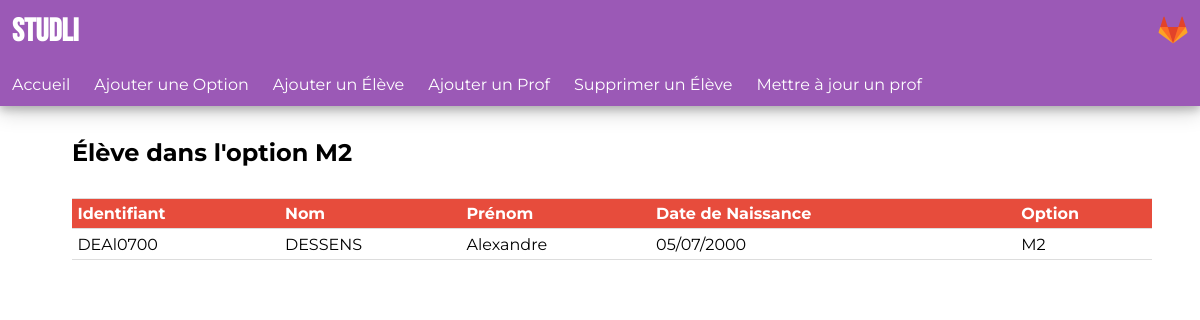
The app's page /students/per_option/M2 with its own data.
### tables this page shows
CREATE TABLE Eleves (
    id_eleve text not null primary key,
    nom_eleve text not null,
    pre_eleve text not null,
    dnd_eleve text not null,
    id_option text not null,
    constraint eleve_fk foreign key (id_option) references Options(id_option)
);

### app.py (the view)
@app.route("/students/per_option/<id>")
def per_option(id):
    data = r.students_per_option(id)
    keys = ["Identifiant", "Nom", "Prénom", "Date de Naissance", "Option"]
    return flask.render_template("display.html", keys=keys, table=data, title="Élève dans l'option "+id)

### backend/db.py (called while the page is built)
    def query(self, query, bindings=[], immediate_commit=True):
        try:
            cur = self.con.cursor()
            cur.execute(query, bindings)
            if immediate_commit: self.con.commit()
        except sqlite3.Error as err:
            print("SQL ERROR:", err)
            return
        results = cur.fetchall()
        json_result = {}
        for idx,row in enumerate(results):
            json_result[idx] = dict(row)
        return json_result

### backend/requests.py (called while the page is built)
def students_per_option(option_id):
    return database.query("select * from Eleves where id_option=?", (option_id,))

### templates/display.html (shortened to what this page needs)
<!DOCTYPE html>
<html>
    <head>
        <link rel="stylesheet" href="/static/style.css" type="text/css" />
    </head>
    <body>
        <header>
            <div id="branding">
                <h1>STUDLI</h1>
                <div id="gitlab"><a href="https://gitlab.com/magnetic2247/pronote_killer"><img src="/static/gitlab.png" alt="gitlab logo" /></a></div>
            </div>
            <nav>
                <ul>
                    <li><a href="/">Accueil</a></li>
                    <li><a href="/write?mode=2">Ajouter une Option</a></li>
                    <li><a href="/write?mode=0">Ajouter un Élève</a></li>
                    <li><a href="/write?mode=1">Ajouter un Prof</a></li>
                    <li><a href="/write?mode=3">Supprimer un Élève</a></li>
                    <li><a href="/write?mode=4">Mettre à jour un prof</a></li>
                </ul>
            </nav>
        </header>
        <section>
            <h2>{{ title }}</h2>
            <table>
                <tr class="keys">
                {% for key in keys %}
                <td>{{ key }}</td>
                {% endfor %}
                </tr>
                {% for x in table.values() %}
                    <tr>
                        {% for y in x.values() %}
                        <td>{{ y }}</td>
                        {% endfor %}
                    </tr>
                {% endfor %}
            </table>
        </section>
    </body>
</html>

### static/style.css (style rules this page uses)
html, body { margin:0; padding:0; width:100%; height:100%; overflow-x: hidden; font-family: 'Montserrat', 'Calibri Light', sans-serif; }
header { background-color: #9b59b6; box-shadow: 0 4px 8px 0 rgba(0, 0, 0, 0.2), 0 6px 20px 0 rgba(0, 0, 0, 0.19); margin: 0; }
header div { display: flex; flex-direction: row; }
header h1 { margin: 0; padding: 1%; color: white; font-family: 'Bebas Neue'; display: inline-block; flex-grow: 5; }
#gitlab { align-self:center; padding-right:1%; }
header img { max-width: 30px; max-height: 30px; }
header nav { margin: 0; }
header ul { margin: 0; padding: 0; list-style-type: none; display: flex; flex-direction: row; width: 100%; }
header li { padding: 1%; }
header a { color:white; text-decoration: none; }
section { display: flex; flex-direction: column; padding: 1%; width: 90%; margin-left: 5%; }
table { width: 100%; border-collapse: collapse; margin-top: 1%; padding: .5%; }
tr,td { border-bottom: 1px solid #ddd; border-top: 1px solid #ddd; padding: .5%; }
.keys { background-color: #e74c3c; color:white; font-weight: bolder; }

### records on screen
Eleves: id_eleve "DEAl0700", nom_eleve "DESSENS", pre_eleve "Alexandre", dnd_eleve "05/07/2000", id_option "M2"

### other values on screen
{{ title }} "Élève dans l'option M2"
{{ key }} "Identifiant" "Nom" "Prénom" "Date de Naissance" "Option"
